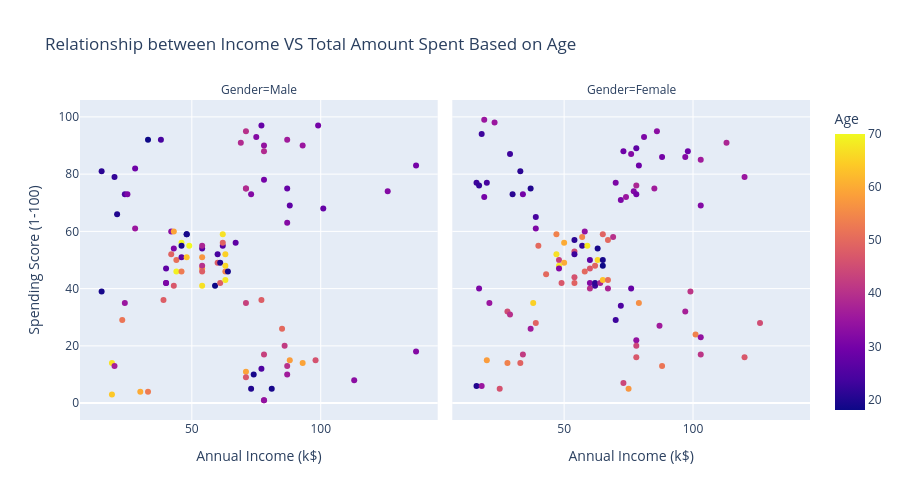

The cell this chart's notebook holds for it:
### Markdown cell above
After we've completed our univariate (analysis of single feature) and bivariate (analysis of two features) analysis, the last phase of our EDA is to perform a Multivariate Analysis.

This consists of understanding the relationship between two or more variables.

In our project, one of the multivariate analysis we'll do is to understand the relationship between Income, Spending Score, and Gender.

### Code cell
fig = px.scatter(
    data_frame=customer_df,
x = "Annual Income (k$)",
    y = "Spending Score (1-100)",
    facet_col = "Gender",
    title = "Relationship between Income VS Total Amount Spent Based on Age",
    color = "Age",
    height=500
)
fig.show()

### Figure 1 — Plotly figure (JSON) as saved in the notebook; plotly's stock layout.template omitted (floating-point values rounded to 4 significant figures)
{"data": [{"hovertemplate": "Gender=Male<br>Annual Income (k$)=%{x}<br>Spending Score (1-100)=%{y}<br>Age=%{marker.color}<extra></extra>", "legendgroup": "", "marker": {"color": [19, 21, 64, 67, 37, 22, 20, 52, 35, 25, 31, 29, 35, 60, 53, 18, 24, 48, 27, 29, 31, 49, 33, 31, 59, 47, 51, 69, 27, 53, 70, 19, 63, 18, 19, 70, 59, 26, 40, 57, 38, 67, 48, 18, 48, 24, 48, 20, 67, 26, 49, 54, 68, 66, 65, 19, 27, 39, 43, 40, 59, 38, 47, 39, 20, 32, 19, 32, 25, 28, 48, 34, 43, 39, 37, 30, 34, 19, 50, 42, 32, 40, 28, 36, 36, 58, 27, 59, 35, 46, 30, 28, 33, 32, 32, 30], "coloraxis": "coloraxis", "symbol": "circle"}, "mode": "markers", "name": "", "orientation": "v", "showlegend": false, "type": "scatter", "x": [15, 15, 19, 19, 20, 20, 21, 23, 24, 24, 25, 28, 28, 30, 33, 33, 38, 39, 40, 40, 40, 42, 42, 43, 43, 43, 44, 44, 46, 46, 46, 46, 48, 48, 48, 49, 54, 54, 54, 54, 54, 54, 54, 59, 60, 60, 61, 61, 62, 62, 62, 63, 63, 63, 63, 64, 67, 69, 71, 71, 71, 71, 71, 71, 73, 73, 74, 75, 77, 77, 77, 78, 78, 78, 78, 78, 78, 81, 85, 86, 87, 87, 87, 87, 87, 88, 88, 93, 93, 98, 99, 101, 113, 126, 137, 137], "xaxis": "x", "y": [39, 81, 3, 14, 13, 79, 66, 29, 35, 73, 73, 82, 61, 4, 4, 92, 92, 36, 47, 42, 42, 52, 60, 54, 60, 41, 50, 46, 51, 46, 56, 55, 51, 59, 59, 55, 47, 54, 48, 51, 55, 41, 46, 41, 49, 52, 42, 49, 59, 55, 56, 46, 43, 48, 52, 46, 56, 91, 35, 95, 11, 75, 9, 75, 5, 73, 10, 93, 12, 97, 36, 90, 17, 88, 1, 78, 1, 5, 26, 20, 63, 13, 75, 10, 92, 15, 69, 14, 90, 15, 97, 68, 8, 74, 18, 83], "yaxis": "y"}, {"hovertemplate": "Gender=Female<br>Annual Income (k$)=%{x}<br>Spending Score (1-100)=%{y}<br>Age=%{marker.color}<extra></extra>", "legendgroup": "", "marker": {"color": [20, 23, 31, 22, 35, 23, 30, 35, 58, 24, 35, 35, 46, 54, 45, 40, 23, 21, 49, 21, 42, 30, 36, 20, 65, 31, 49, 24, 50, 50, 67, 54, 43, 68, 32, 47, 60, 60, 45, 23, 49, 46, 21, 55, 22, 34, 50, 68, 40, 32, 47, 27, 23, 49, 21, 66, 19, 38, 18, 19, 63, 49, 51, 50, 38, 40, 23, 31, 25, 31, 29, 44, 35, 57, 28, 32, 32, 34, 44, 38, 47, 27, 30, 56, 29, 31, 36, 33, 36, 52, 30, 37, 32, 29, 41, 54, 41, 36, 34, 32, 38, 47, 35, 45], "coloraxis": "coloraxis", "symbol": "circle"}, "mode": "markers", "name": "", "orientation": "v", "showlegend": false, "type": "scatter", "x": [16, 16, 17, 17, 18, 18, 19, 19, 20, 20, 21, 23, 25, 28, 28, 29, 29, 30, 33, 33, 34, 34, 37, 37, 38, 39, 39, 39, 40, 43, 47, 47, 48, 48, 48, 49, 50, 50, 54, 54, 54, 54, 54, 57, 57, 58, 58, 59, 60, 60, 60, 60, 62, 62, 62, 63, 63, 64, 65, 65, 65, 65, 67, 67, 67, 69, 70, 70, 72, 72, 73, 73, 74, 75, 76, 76, 77, 78, 78, 78, 78, 78, 78, 79, 79, 81, 85, 86, 87, 88, 88, 97, 97, 98, 99, 101, 103, 103, 103, 103, 113, 120, 120, 126], "xaxis": "x2", "y": [6, 77, 40, 76, 6, 94, 72, 99, 15, 77, 35, 98, 5, 14, 32, 31, 87, 73, 14, 81, 17, 73, 26, 75, 35, 61, 28, 65, 55, 45, 52, 59, 50, 48, 47, 42, 49, 56, 53, 52, 42, 44, 57, 58, 55, 60, 46, 55, 40, 42, 47, 50, 41, 48, 42, 50, 54, 42, 48, 50, 43, 59, 43, 57, 40, 58, 29, 77, 34, 71, 88, 7, 72, 5, 40, 87, 74, 22, 20, 76, 16, 89, 73, 35, 83, 93, 75, 95, 27, 13, 86, 32, 86, 88, 39, 24, 17, 85, 23, 69, 91, 16, 79, 28], "yaxis": "y2"}], "layout": {"annotations": [{"font": {}, "showarrow": false, "text": "Gender=Male", "x": 0.245, "xanchor": "center", "xref": "paper", "y": 1.0, "yanchor": "bottom", "yref": "paper"}, {"font": {}, "showarrow": false, "text": "Gender=Female", "x": 0.755, "xanchor": "center", "xref": "paper", "y": 1.0, "yanchor": "bottom", "yref": "paper"}], "coloraxis": {"colorbar": {"title": {"text": "Age"}}, "colorscale": [[0.0, "#0d0887"], [0.1111, "#46039f"], [0.2222, "#7201a8"], [0.3333, "#9c179e"], [0.4444, "#bd3786"], [0.5556, "#d8576b"], [0.6667, "#ed7953"], [0.7778, "#fb9f3a"], [0.8889, "#fdca26"], [1.0, "#f0f921"]]}, "height": 500, "legend": {"tracegroupgap": 0}, "title": {"text": "Relationship between Income VS Total Amount Spent Based on Age"}, "xaxis": {"anchor": "y", "domain": [0.0, 0.49], "title": {"text": "Annual Income (k$)"}}, "xaxis2": {"anchor": "y2", "domain": [0.51, 1.0], "matches": "x", "title": {"text": "Annual Income (k$)"}}, "yaxis": {"anchor": "x", "domain": [0.0, 1.0], "title": {"text": "Spending Score (1-100)"}}, "yaxis2": {"anchor": "x2", "domain": [0.0, 1.0], "matches": "y", "showticklabels": false}}}
